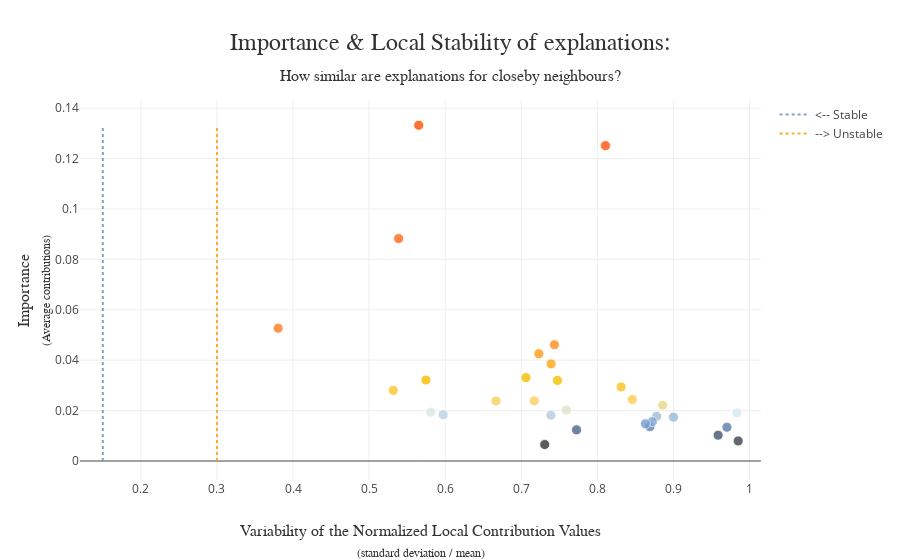

The cell this chart's notebook holds for it:
### Code cell
#Au global
xpl.plot.stability_plot()

### Figure 1 — Plotly figure (JSON) as saved in the notebook; plotly's stock layout.template omitted (floating-point values rounded to 4 significant figures)
{"data": [{"hovertemplate": "%{hovertext}<extra></extra>", "hovertext": ["<b>Feature: genre</b><br />Importance: 0.02382193471174917<br />Variability: 0.6668249886670812", "<b>Feature: tranche_age</b><br />Importance: 0.02211317649595848<br />Variability: 0.8858621021166702", "<b>Feature: region</b><br />Importance: 0.019070066691487662<br />Variability: 0.9834863203901254", "<b>Feature: taille_commune</b><br />Importance: 0.010247913560024064<br />Variability: 0.9587388508622995", "<b>Feature: situation_pro</b><br />Importance: 0.013626720974885974<br />Variability: 0.8691032581465653", "<b>Feature: impact_effet_de_serre</b><br />Importance: 0.006517961258195941<br />Variability: 0.7308287721610329", "<b>Feature: cause_desordre</b><br />Importance: 0.028010184223911647<br />Variability: 0.5317143749019038", "<b>Feature: cause_changement_climatique</b><br />Importance: 0.05268145020457193<br />Variability: 0.38046753158745744", "<b>Feature: solutions</b><br />Importance: 0.03197593139380442<br />Variability: 0.7475376777330862", "<b>Feature: causes_ges_industries</b><br />Importance: 0.012362112327512529<br />Variability: 0.7726387234668418", "<b>Feature: causes_ges_transports</b><br />Importance: 0.03308517424887768<br />Variability: 0.7061346486083769", "<b>Feature: causes_ges_batiments</b><br />Importance: 0.03852771312791854<br />Variability: 0.739202853329", "<b>Feature: causes_ges_agriculture</b><br />Importance: 0.024399295283248107<br />Variability: 0.8460012045500761", "<b>Feature: causes_ges_energie</b><br />Importance: 0.023872554063756116<br />Variability: 0.7170556018914267", "<b>Feature: causes_ges_forets</b><br />Importance: 0.020262882485906818<br />Variability: 0.7592465674734619", "<b>Feature: causes_ges_nucleaires</b><br />Importance: 0.01770490067285672<br />Variability: 0.8778994312315299", "<b>Feature: causes_ges_volcans</b><br />Importance: 0.04255376343437611<br />Variability: 0.7230455199575154", "<b>Feature: causes_ges_aerosols</b><br />Importance: 0.015610659552089921<br />Variability: 0.872175612585999", "<b>Feature: nb_membres_foyer</b><br />Importance: 0.007953639217805585<br />Variability: 0.985089319790069", "<b>Feature: diplome</b><br />Importance: 0.01338651802241663<br />Variability: 0.9703353890859431", "<b>Feature: type_habitat</b><br />Importance: 0.014734902478122716<br />Variability: 0.8632184729762612", "<b>Feature: locataire_proprietaire</b><br />Importance: 0.01936845468942007<br />Variability: 0.5809135477771431", "<b>Feature: mode_transport</b><br />Importance: 0.032109597417525566<br />Variability: 0.5747102927497317", "<b>Feature: echiquier_politiques</b><br />Importance: 0.029387499371943168<br />Variability: 0.831252442907931", "<b>Feature: sympathie_ecologie</b><br />Importance: 0.13320746182056706<br />Variability: 0.5652310859842399", "<b>Feature: changement_subi</b><br />Importance: 0.046143224277764426<br />Variability: 0.7435793215134086", "<b>Feature: veracite_scientifique</b><br />Importance: 0.01814971125708732<br />Variability: 0.7389133885076652", "<b>Feature: mediatisation</b><br />Importance: 0.08824562970435379<br />Variability: 0.5387748526467855", "<b>Feature: futures_consequences</b><br />Importance: 0.018342953600117732<br />Variability: 0.5973600839954067", "<b>Feature: limitation_changement</b><br />Importance: 0.01740248682640669<br />Variability: 0.9000544018986304", "<b>Feature: moyenne_action_individuelle</b><br />Importance: 0.12512352660533713<br />Variability: 0.8106353753584016"], "marker": {"color": [0.02382, 0.02211, 0.01907, 0.01025, 0.01363, 0.006518, 0.02801, 0.05268, 0.03198, 0.01236, 0.03309, 0.03853, 0.0244, 0.02387, 0.02026, 0.0177, 0.04255, 0.01561, 0.007954, 0.01339, 0.01473, 0.01937, 0.03211, 0.02939, 0.1332, 0.04614, 0.01815, 0.08825, 0.01834, 0.0174, 0.1251], "colorscale": [[0, "rgb(52, 55, 54)"], [0.04613, "rgb(74, 99, 138)"], [0.06486, "rgb(116, 153, 214)"], [0.0883, "rgb(162, 188, 213)"], [0.09908, "rgb(212, 234, 242)"], [0.1231, "rgb(235, 216, 134)"], [0.1411, "rgb(255, 204, 83)"], [0.2009, "rgb(244, 192, 0)"], [0.2527, "rgb(255, 166, 17)"], [0.3644, "rgb(255, 123, 38)"], [1, "rgb(255, 77, 7)"]], "line": {"color": "white", "width": 0.8}, "opacity": 0.8, "size": 10}, "mode": "markers", "showlegend": false, "type": "scatter", "x": [0.6668, 0.8859, 0.9835, 0.9587, 0.8691, 0.7308, 0.5317, 0.3805, 0.7475, 0.7726, 0.7061, 0.7392, 0.846, 0.7171, 0.7592, 0.8779, 0.723, 0.8722, 0.9851, 0.9703, 0.8632, 0.5809, 0.5747, 0.8313, 0.5652, 0.7436, 0.7389, 0.5388, 0.5974, 0.9001, 0.8106], "y": [0.02382, 0.02211, 0.01907, 0.01025, 0.01363, 0.006518, 0.02801, 0.05268, 0.03198, 0.01236, 0.03309, 0.03853, 0.0244, 0.02387, 0.02026, 0.0177, 0.04255, 0.01561, 0.007954, 0.01339, 0.01473, 0.01937, 0.03211, 0.02939, 0.1332, 0.04614, 0.01815, 0.08825, 0.01834, 0.0174, 0.1251]}, {"hoverinfo": "none", "line": {"color": "rgba(117, 152, 189, 0.9)", "dash": "dot"}, "mode": "lines", "name": "<-- Stable", "type": "scatter", "x": [0.15, 0.15, 0.15, 0.15, 0.15, 0.15, 0.15, 0.15, 0.15, 0.15, 0.15, 0.15, 0.15, 0.15, 0.15, 0.15, 0.15, 0.15, 0.15, 0.15, 0.15, 0.15, 0.15, 0.15, 0.15, 0.15, 0.15, 0.15, 0.15, 0.15, 0.15], "y": [0, 0.1332]}, {"hoverinfo": "none", "line": {"color": "rgba(255, 166, 17, 0.9)", "dash": "dot"}, "mode": "lines", "name": "--> Unstable", "type": "scatter", "x": [0.3, 0.3, 0.3, 0.3, 0.3, 0.3, 0.3, 0.3, 0.3, 0.3, 0.3, 0.3, 0.3, 0.3, 0.3, 0.3, 0.3, 0.3, 0.3, 0.3, 0.3, 0.3, 0.3, 0.3, 0.3, 0.3, 0.3, 0.3, 0.3, 0.3, 0.3], "y": [0, 0.1332]}], "layout": {"coloraxis": {"showscale": false}, "hovermode": "closest", "title": {"font": {"color": "rgb(50, 50, 50)", "family": "Arial", "size": 24}, "pad": {"b": 50}, "text": "Importance & Local Stability of explanations:<span style='font-size: 16px;'><br />How similar are explanations for closeby neighbours?</span>", "x": 0.5, "xanchor": "center", "yanchor": "bottom"}, "xaxis": {"automargin": true, "range": [0.12, 1.015], "title": {"font": {"color": "rgb(50, 50, 50)", "family": "Arial Black", "size": 16}, "text": "Variability of the Normalized Local Contribution Values<span style='font-size: 12px;'><br />(standard deviation / mean)</span>"}}, "yaxis": {"automargin": true, "title": {"font": {"color": "rgb(50, 50, 50)", "family": "Arial Black", "size": 16}, "text": "Importance<span style='font-size: 12px;'><br />(Average contributions)</span>"}}}}
